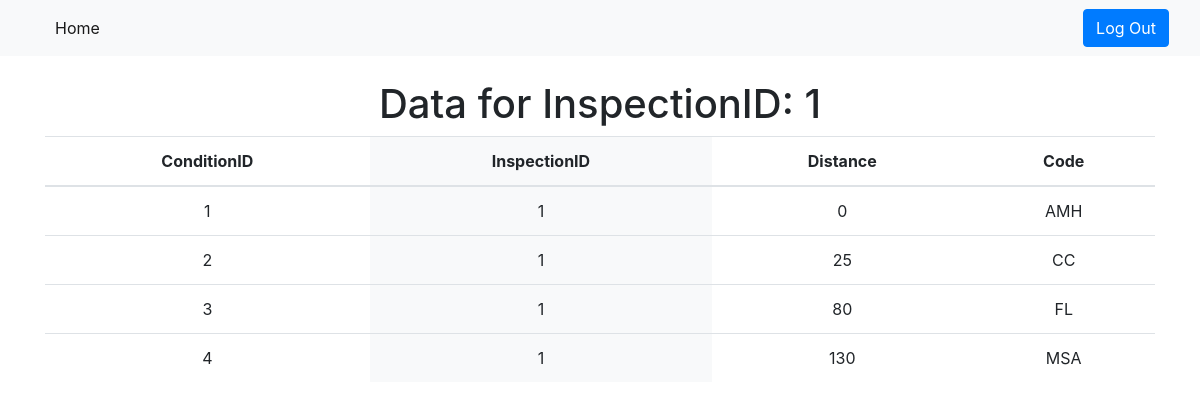
Page /1/detail/ on the committed database.
### InfraTieDemo/models.py (models this page shows, shortened)
class Table2(models.Model):
    ConditionID = models.IntegerField(primary_key=True)
    InspectionID = models.ForeignKey(Table1, on_delete=models.CASCADE)
    Distance = models.IntegerField(default=0)
    Code = models.CharField(max_length=3)

class Table1(models.Model):
    InspectionID = models.IntegerField(primary_key=True)
    PipeID = models.CharField(max_length=6)
    Length = models.IntegerField(default=0)
    Width = models.IntegerField(default=0)
    Rating = models.IntegerField(default=0)
    def __str__(self):
        return str(self.InspectionID)

### InfraTieDemo/views.py (the view)
# urls.py: path('<int:InspectionID>/detail/', views.detail, name='detail'), # Detail URL
def detail(request, InspectionID):
    model = Table2 # Use Table2 for model
    fields = ['ConditionID', 'InspectionID', 'Distance', 'Code'] # Use these fields from model
    context = {} # Init context
    context["dataset"] = Table2.objects.filter(InspectionID=InspectionID) # Fill context dict with all objects in Table2
    context["InspectionID"] = InspectionID # Get InspectionID
    return render(request, "table2_list_view.html", context) # Render with request, source, and context dict

### InfraTieDemo/templates/table2_list_view.html (shortened to what this page needs)
<!DOCTYPE html>
<html lang="en">
  <head>
    <link
      rel="stylesheet"
      href="https://cdn.jsdelivr.net/npm/bootstrap@4.0.0/dist/css/bootstrap.min.css"
    />
  </head>
  <body>
    <nav class="navbar navbar-expand-lg navbar-light bg-light">
      <div class="container-fluid">
        <div class="collapse navbar-collapse" id="navbarText">
          <ul class="navbar-nav me-auto mb-2 mb-lg-0">
            <li class="nav-item">
              <a style="cursor: pointer;" class="nav-link active" aria-current="page" onclick="window.location.href='{% url 'home' %}';">Home</a>
            </li>
          </ul>
        </div>
        <ul class="nav navbar-nav navbar-right">
          <li class="nav-item">
              <input class="btn btn-primary" type="button" onclick="window.location.href='{% url 'logout' %}';" value="Log Out" >
            </li>
        </ul>
      </div>
    </nav>
    <br/>
    <div class="container">
      <h1 style="text-align: center">Data for InspectionID: {{ InspectionID }}
    </h1>
      <table class="table">
        <thead>
          <tr>
            <th style="text-align: center">ConditionID</th>
            <th class="bg-light" style="text-align: center">InspectionID</th>
            <th style="text-align: center">Distance</th>
            <th style="text-align: center">Code</th>
          </tr>
        </thead>
        <tbody>
          {% for data in dataset %}
          <tr>
            <td style="text-align: center">{{ data.ConditionID }}</td>
            <td class="bg-light" style="text-align: center">{{ data.InspectionID }}</td>
            <td style="text-align: center">{{ data.Distance}}</td>
            <td style="text-align: center">{{ data.Code}}</td>
          </tr>
          {% endfor %}
        </tbody>
      </table>
    </div>
  </body>
</html>

### rows in the picture
Table2: ConditionID "1", InspectionID "1", Distance "0", Code "AMH"
Table2: ConditionID "2", InspectionID "1", Distance "25", Code "CC"
Table2: ConditionID "3", InspectionID "1", Distance "80", Code "FL"
Table2: ConditionID "4", InspectionID "1", Distance "130", Code "MSA"

### other values in the picture
{{ InspectionID }} "1"
